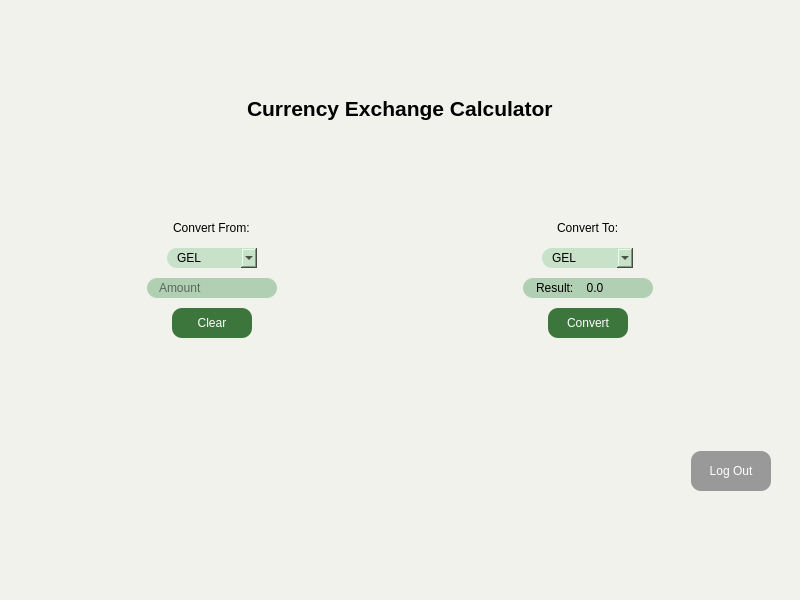
<?xml version="1.0" encoding="UTF-8"?>
<ui version="4.0">
 <class>MainWindow</class>
 <widget class="QMainWindow" name="MainWindow">
  <property name="geometry">
   <rect>
    <x>0</x>
    <y>0</y>
    <width>800</width>
    <height>600</height>
   </rect>
  </property>
  <property name="font">
   <font>
    <weight>50</weight>
    <bold>false</bold>
   </font>
  </property>
  <property name="windowTitle">
   <string>MainWindow</string>
  </property>
  <widget class="QWidget" name="centralwidget">
   <layout class="QVBoxLayout" name="verticalLayout_7">
    <property name="leftMargin">
     <number>0</number>
    </property>
    <property name="topMargin">
     <number>0</number>
    </property>
    <property name="rightMargin">
     <number>0</number>
    </property>
    <property name="bottomMargin">
     <number>0</number>
    </property>
    <item>
     <widget class="QStackedWidget" name="stacked_widget">
      <property name="sizePolicy">
       <sizepolicy hsizetype="Preferred" vsizetype="Preferred">
        <horstretch>0</horstretch>
        <verstretch>0</verstretch>
       </sizepolicy>
      </property>
      <property name="currentIndex">
       <number>1</number>
      </property>
      <widget class="QWidget" name="login_page">
       <property name="styleSheet">
        <string notr="true">background-color:rgb(230, 240, 248)</string>
       </property>
       <layout class="QVBoxLayout" name="verticalLayout_4">
        <item>
         <layout class="QVBoxLayout" name="verticalLayout">
          <property name="leftMargin">
           <number>20</number>
          </property>
          <property name="rightMargin">
           <number>20</number>
          </property>
          <item alignment="Qt::AlignHCenter|Qt::AlignBottom">
           <widget class="QLabel" name="page_1_headline">
            <property name="sizePolicy">
             <sizepolicy hsizetype="Preferred" vsizetype="Fixed">
              <horstretch>0</horstretch>
              <verstretch>0</verstretch>
             </sizepolicy>
            </property>
            <property name="font">
             <font>
              <pointsize>16</pointsize>
              <weight>75</weight>
              <bold>true</bold>
             </font>
            </property>
            <property name="text">
             <string>Log In</string>
            </property>
            <property name="textFormat">
             <enum>Qt::PlainText</enum>
            </property>
           </widget>
          </item>
          <item alignment="Qt::AlignHCenter|Qt::AlignVCenter">
           <widget class="QLineEdit" name="username">
            <property name="sizePolicy">
             <sizepolicy hsizetype="Fixed" vsizetype="Fixed">
              <horstretch>0</horstretch>
              <verstretch>0</verstretch>
             </sizepolicy>
            </property>
            <property name="minimumSize">
             <size>
              <width>300</width>
              <height>30</height>
             </size>
            </property>
            <property name="maximumSize">
             <size>
              <width>300</width>
              <height>16777215</height>
             </size>
            </property>
            <property name="layoutDirection">
             <enum>Qt::LeftToRight</enum>
            </property>
            <property name="styleSheet">
             <string notr="true">border-style:outset;
border-radius:10px;
background-color:rgb(163, 199, 230);
padding-left: 10px;
padding-right: 10px;</string>
            </property>
            <property name="placeholderText">
             <string>Username</string>
            </property>
           </widget>
          </item>
          <item alignment="Qt::AlignHCenter|Qt::AlignTop">
           <widget class="QLineEdit" name="password">
            <property name="sizePolicy">
             <sizepolicy hsizetype="Fixed" vsizetype="Fixed">
              <horstretch>0</horstretch>
              <verstretch>0</verstretch>
             </sizepolicy>
            </property>
            <property name="minimumSize">
             <size>
              <width>300</width>
              <height>30</height>
             </size>
            </property>
            <property name="maximumSize">
             <size>
              <width>300</width>
              <height>16777215</height>
             </size>
            </property>
            <property name="layoutDirection">
             <enum>Qt::LeftToRight</enum>
            </property>
            <property name="styleSheet">
             <string notr="true">border-style:outset;
border-radius:10px;
background-color:rgb(163, 199, 230);
padding-left: 10px;
padding-right: 10px;</string>
            </property>
            <property name="placeholderText">
             <string>Password</string>
            </property>
            <property name="clearButtonEnabled">
             <bool>false</bool>
            </property>
           </widget>
          </item>
          <item alignment="Qt::AlignHCenter|Qt::AlignTop">
           <widget class="QPushButton" name="login_button">
            <property name="sizePolicy">
             <sizepolicy hsizetype="Fixed" vsizetype="Fixed">
              <horstretch>0</horstretch>
              <verstretch>0</verstretch>
             </sizepolicy>
            </property>
            <property name="minimumSize">
             <size>
              <width>80</width>
              <height>50</height>
             </size>
            </property>
            <property name="styleSheet">
             <string notr="true">border-style:outset;
border-radius:10px;
background-color:rgb(66,139,202);
color:rgb(255,255,255)</string>
            </property>
            <property name="text">
             <string>Log In</string>
            </property>
           </widget>
          </item>
          <item alignment="Qt::AlignHCenter|Qt::AlignTop">
           <widget class="QLabel" name="login_error_label">
            <property name="sizePolicy">
             <sizepolicy hsizetype="Minimum" vsizetype="Fixed">
              <horstretch>0</horstretch>
              <verstretch>0</verstretch>
             </sizepolicy>
            </property>
            <property name="font">
             <font>
              <pointsize>8</pointsize>
             </font>
            </property>
            <property name="styleSheet">
             <string notr="true">background-color:rgb(230, 240, 248);
color:rgb(255,0,0)</string>
            </property>
            <property name="text">
             <string/>
            </property>
           </widget>
          </item>
         </layout>
        </item>
       </layout>
      </widget>
      <widget class="QWidget" name="converter_page">
       <property name="layoutDirection">
        <enum>Qt::LeftToRight</enum>
       </property>
       <property name="styleSheet">
        <string notr="true">background-color:rgb(242, 242, 237)</string>
       </property>
       <layout class="QVBoxLayout" name="verticalLayout_3">
        <item>
         <layout class="QVBoxLayout" name="verticalLayout_5" stretch="0,0,0,0">
          <property name="spacing">
           <number>10</number>
          </property>
          <property name="leftMargin">
           <number>20</number>
          </property>
          <property name="rightMargin">
           <number>20</number>
          </property>
          <property name="bottomMargin">
           <number>20</number>
          </property>
          <item alignment="Qt::AlignHCenter|Qt::AlignVCenter">
           <widget class="QLabel" name="page_2_headline">
            <property name="sizePolicy">
             <sizepolicy hsizetype="Fixed" vsizetype="Fixed">
              <horstretch>0</horstretch>
              <verstretch>0</verstretch>
             </sizepolicy>
            </property>
            <property name="font">
             <font>
              <pointsize>16</pointsize>
              <weight>75</weight>
              <bold>true</bold>
             </font>
            </property>
            <property name="text">
             <string>Currency Exchange Calculator</string>
            </property>
           </widget>
          </item>
          <item>
           <layout class="QGridLayout" name="gridLayout" rowstretch="0,0,0,0" columnstretch="0,0">
            <property name="topMargin">
             <number>0</number>
            </property>
            <property name="spacing">
             <number>10</number>
            </property>
            <item row="2" column="1" alignment="Qt::AlignHCenter">
             <widget class="QLabel" name="result_label">
              <property name="sizePolicy">
               <sizepolicy hsizetype="Fixed" vsizetype="Preferred">
                <horstretch>0</horstretch>
                <verstretch>0</verstretch>
               </sizepolicy>
              </property>
              <property name="minimumSize">
               <size>
                <width>130</width>
                <height>20</height>
               </size>
              </property>
              <property name="styleSheet">
               <string notr="true">border-style:outset;
border-radius:10px;
background-color:rgb(177, 208, 179);
padding-left: 10px;
padding-right: 10px;
</string>
              </property>
              <property name="text">
               <string>Result:    0.0</string>
              </property>
             </widget>
            </item>
            <item row="3" column="1" alignment="Qt::AlignHCenter">
             <widget class="QPushButton" name="convert_button">
              <property name="sizePolicy">
               <sizepolicy hsizetype="Fixed" vsizetype="Fixed">
                <horstretch>0</horstretch>
                <verstretch>0</verstretch>
               </sizepolicy>
              </property>
              <property name="minimumSize">
               <size>
                <width>80</width>
                <height>30</height>
               </size>
              </property>
              <property name="styleSheet">
               <string notr="true">border-style:outset;
border-radius:10px;
background-color:rgb(60,118,61);
color:rgb(255,255,255)</string>
              </property>
              <property name="text">
               <string>Convert</string>
              </property>
             </widget>
            </item>
            <item row="1" column="0" alignment="Qt::AlignHCenter">
             <widget class="QComboBox" name="combo_1">
              <property name="sizePolicy">
               <sizepolicy hsizetype="Fixed" vsizetype="Fixed">
                <horstretch>0</horstretch>
                <verstretch>0</verstretch>
               </sizepolicy>
              </property>
              <property name="minimumSize">
               <size>
                <width>90</width>
                <height>20</height>
               </size>
              </property>
              <property name="styleSheet">
               <string notr="true">border-style:outset;
border-radius:10px;
background-color:rgb(200, 225, 201);
padding-left: 10px;
padding-right: 10px;</string>
              </property>
              <property name="currentText">
               <string>GEL</string>
              </property>
              <property name="currentIndex">
               <number>0</number>
              </property>
              <property name="minimumContentsLength">
               <number>0</number>
              </property>
              <property name="placeholderText">
               <string/>
              </property>
              <item>
               <property name="text">
                <string>GEL</string>
               </property>
              </item>
              <item>
               <property name="text">
                <string>USD</string>
               </property>
              </item>
              <item>
               <property name="text">
                <string>EUR</string>
               </property>
              </item>
              <item>
               <property name="text">
                <string>GBP</string>
               </property>
              </item>
             </widget>
            </item>
            <item row="1" column="1" alignment="Qt::AlignHCenter">
             <widget class="QComboBox" name="combo_2">
              <property name="sizePolicy">
               <sizepolicy hsizetype="Fixed" vsizetype="Fixed">
                <horstretch>0</horstretch>
                <verstretch>0</verstretch>
               </sizepolicy>
              </property>
              <property name="minimumSize">
               <size>
                <width>90</width>
                <height>20</height>
               </size>
              </property>
              <property name="styleSheet">
               <string notr="true">border-style:outset;
border-radius:10px;
background-color:rgb(200, 225, 201);
padding-left: 10px;
padding-right: 10px;</string>
              </property>
              <property name="currentIndex">
               <number>0</number>
              </property>
              <property name="placeholderText">
               <string>convert to</string>
              </property>
              <item>
               <property name="text">
                <string>GEL</string>
               </property>
              </item>
              <item>
               <property name="text">
                <string>USD</string>
               </property>
              </item>
              <item>
               <property name="text">
                <string>EUR</string>
               </property>
              </item>
              <item>
               <property name="text">
                <string>GBP</string>
               </property>
              </item>
             </widget>
            </item>
            <item row="2" column="0" alignment="Qt::AlignHCenter">
             <widget class="QLineEdit" name="amount">
              <property name="sizePolicy">
               <sizepolicy hsizetype="Fixed" vsizetype="Fixed">
                <horstretch>0</horstretch>
                <verstretch>0</verstretch>
               </sizepolicy>
              </property>
              <property name="minimumSize">
               <size>
                <width>130</width>
                <height>20</height>
               </size>
              </property>
              <property name="styleSheet">
               <string notr="true">border-style:outset;
border-radius:10px;
background-color:rgb(177, 208, 179);
padding-left: 10px;
padding-right: 10px;</string>
              </property>
              <property name="placeholderText">
               <string>Amount</string>
              </property>
             </widget>
            </item>
            <item row="3" column="0" alignment="Qt::AlignHCenter">
             <widget class="QPushButton" name="clear_button">
              <property name="sizePolicy">
               <sizepolicy hsizetype="Fixed" vsizetype="Fixed">
                <horstretch>0</horstretch>
                <verstretch>0</verstretch>
               </sizepolicy>
              </property>
              <property name="minimumSize">
               <size>
                <width>80</width>
                <height>30</height>
               </size>
              </property>
              <property name="styleSheet">
               <string notr="true">border-style:outset;
border-radius:10px;
background-color:rgb(60,118,61);
color:rgb(255,255,255)</string>
              </property>
              <property name="text">
               <string>Clear</string>
              </property>
             </widget>
            </item>
            <item row="0" column="0" alignment="Qt::AlignHCenter">
             <widget class="QLabel" name="label_1">
              <property name="sizePolicy">
               <sizepolicy hsizetype="Fixed" vsizetype="Fixed">
                <horstretch>0</horstretch>
                <verstretch>0</verstretch>
               </sizepolicy>
              </property>
              <property name="minimumSize">
               <size>
                <width>0</width>
                <height>20</height>
               </size>
              </property>
              <property name="styleSheet">
               <string notr="true"/>
              </property>
              <property name="text">
               <string>Convert From:</string>
              </property>
             </widget>
            </item>
            <item row="0" column="1" alignment="Qt::AlignHCenter">
             <widget class="QLabel" name="label_2">
              <property name="sizePolicy">
               <sizepolicy hsizetype="Fixed" vsizetype="Fixed">
                <horstretch>0</horstretch>
                <verstretch>0</verstretch>
               </sizepolicy>
              </property>
              <property name="text">
               <string>Convert To:</string>
              </property>
             </widget>
            </item>
           </layout>
          </item>
          <item alignment="Qt::AlignHCenter">
           <widget class="QLabel" name="converter_error_label">
            <property name="sizePolicy">
             <sizepolicy hsizetype="Fixed" vsizetype="Fixed">
              <horstretch>0</horstretch>
              <verstretch>0</verstretch>
             </sizepolicy>
            </property>
            <property name="text">
             <string/>
            </property>
           </widget>
          </item>
          <item alignment="Qt::AlignRight|Qt::AlignVCenter">
           <widget class="QPushButton" name="logout_button">
            <property name="sizePolicy">
             <sizepolicy hsizetype="Fixed" vsizetype="Fixed">
              <horstretch>0</horstretch>
              <verstretch>0</verstretch>
             </sizepolicy>
            </property>
            <property name="minimumSize">
             <size>
              <width>80</width>
              <height>40</height>
             </size>
            </property>
            <property name="styleSheet">
             <string notr="true">border-style:outset;
border-radius:10px;
background-color:rgb(153,153,153);
color:rgb(255,255,255)</string>
            </property>
            <property name="text">
             <string>Log Out</string>
            </property>
           </widget>
          </item>
         </layout>
        </item>
       </layout>
      </widget>
     </widget>
    </item>
   </layout>
  </widget>
 </widget>
 <resources>
  <include location="New folder/logo.qrc"/>
 </resources>
 <connections/>
</ui>
